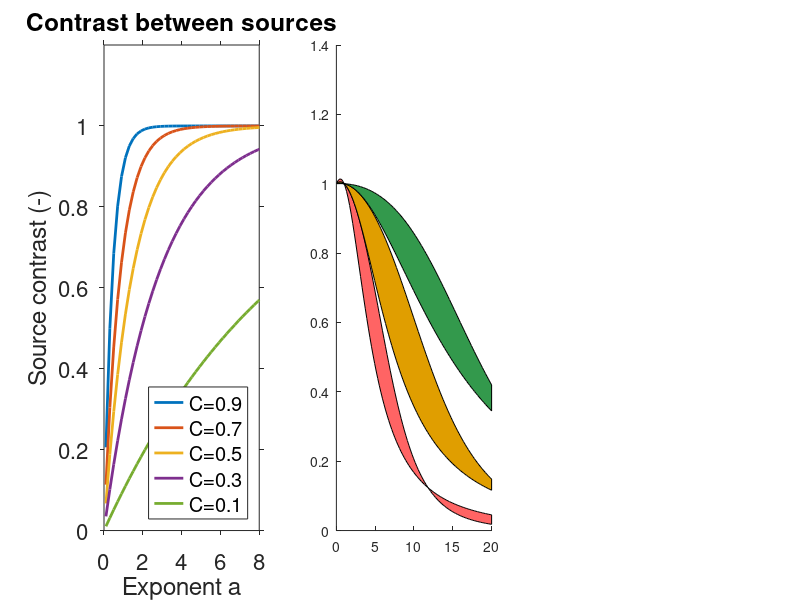

This chart was generated by the following MATLAB code: (Note: this script raises an error after producing the figure.)
%% Script to showcase the influecne of the contrast function 
% 
%% Define basic variables
color1 = [255 100 100]./255;
color2 = [224 158 0]./255;
color3 = [0.2 0.6 0.3];
%% Non Linearity
G   = @(x,n) x.^n;
G_2 = @(x,n) n*(n-1).*x.^(n-2);
G_3 = @(x,n) n*(n-1)*(n-2).*x.^(n-3);
G_4 = @(x,n) n*(n-1)*(n-2)*(n-3).*x.^(n-4);

%% Influecne of the contrast function on the peak separation
% Vector of peak separation values
ps_vals   = linspace(0.1,0.9,5); 
% Exponents of the non-linearity
nvalues = linspace(0.1,20,100);
% Compute the peak seperation values after applying the non linearity
cvals = zeros(length(ps_vals),length(nvalues));
for i=1:length(nvalues)
    for j=1:length(ps_vals)
        %cvals(j,i) = (1^nvalues(i) - (1*yvals(j))^nvalues(i))./1^nvalues(i); 
        cvals(j,i) = G(1,nvalues(i)) - G(ps_vals(j),nvalues(i))./G(1,nvalues(i));
    end 
end
figure(11)
subplot(131)
plot(nvalues,cvals','LineWidth',2)
xlim([0 8]), ylim([0 1.2])
set(gca,'TickDir','out');set(gcf,'color','w');set(gca,'FontSize',16);
xlabel('Exponent a')
ylabel('Source contrast (-)')
title('Contrast between sources')
legend('C=0.9','C=0.7','C=0.5','C=0.3','C=0.1','Location','southeast')
%% Influecne of the contrast function on higher-order terms
% Standard deviation
sigma = 1;
% Peak amplitude relative to the variance
ps_vals = sigma*[3 5 10 20 30];
% Compute higher order moments
skew    = zeros(size(ps_vals));
kurt    = zeros(size(ps_vals));
rng(0)
for j=1:length(ps_vals)
    tmp = randn(1,300) * sigma + ps_vals(j);
    tmp = [tmp, 1.5*ps_vals(j)];
    % Skewness
    skew(j) = skewness(tmp);%3;
    % Kurtosis
    kurt(j) = kurtosis(tmp);%25;   
end

% Exponents of the non-linearity
nvalues = linspace(0.1,20,100);
% Zero-order terms
T0 = zeros(length(ps_vals),length(nvalues));
% Second-order terms (Variance)
T2 = zeros(length(ps_vals),length(nvalues));
% Third-order terms (Skewness)
T3 = zeros(length(ps_vals),length(nvalues));
% Forth-order terms (Kurtosis)
T4 = zeros(length(ps_vals),length(nvalues));
for i=1:length(nvalues)
    for j=1:length(ps_vals)
        T0(j,i) = G(ps_vals(j),nvalues(i)); 
        T2(j,i) = 1/2  * G_2(ps_vals(j),nvalues(i)) * sigma^2;
        T3(j,i) = 1/6  * G_3(ps_vals(j),nvalues(i)) * sigma^3*skew(j);
        T4(j,i) = 1/24 * G_4(ps_vals(j),nvalues(i)) * sigma^4*(kurt(j)+3);
        % T0(j,i) = yvals(j)^nvalues(i); 
        % T2(j,i) = 1/2*nvalues(i)*(nvalues(i)-1)*yvals(j)^(nvalues(i)-2)*sigma^2;
        % T3(j,i) = 1/6*nvalues(i)*(nvalues(i)-1)*(nvalues(i)-2)*yvals(j)^(nvalues(i)-3)*sigma^3*skew;
        % T4(j,i) = 1/24*nvalues(i)*(nvalues(i)-1)*(nvalues(i)-2)*(nvalues(i)-3)*yvals(j)^(nvalues(i)-4)*(kurt+3)*sigma^4;
    end  
end

%%
% Weighting of zero-order term relative to the total cost (up to order 2)
tmp1 = T0./(T0+T2);
% Weighting of zero-order term relative to the total cost (up to order 4)
tmp2 = T0./(T0+T2+T3+T4);
figure(11)
subplot(132)
patch([nvalues, fliplr(nvalues)], [tmp1(1,:), fliplr(tmp2(2,:))], color1, 'EdgeColor', 'k')
patch([nvalues, fliplr(nvalues)], [tmp1(2,:), fliplr(tmp2(3,:))], color2, 'EdgeColor', 'k')
patch([nvalues, fliplr(nvalues)], [tmp1(3,:), fliplr(tmp2(4,:))], color3, 'EdgeColor', 'k')
alpha(0.5)
xlim([0 8]), ylim([0 1.2])
set(gca,'TickDir','out');set(gcf,'color','w');set(gca,'FontSize',16);
title('Zero-order vs Higher-order terms')
legend('5*\sigma','10*\sigma','20*\sigma')
xlabel('Exponent a')
ylabel('Learning weight (-)')

%%
tmp1 = cvals(3,:).*T0./(T0+T2);
tmp2 = cvals(3,:).*T0./(T0+T2+T3+T4);
figure(11)
subplot(133)
patch([nvalues, fliplr(nvalues)], [tmp1(1,:), fliplr(tmp2(2,:))], color1, 'EdgeColor', 'k')
patch([nvalues, fliplr(nvalues)], [tmp1(2,:), fliplr(tmp2(3,:))], color2, 'EdgeColor', 'k')
patch([nvalues, fliplr(nvalues)], [tmp1(3,:), fliplr(tmp2(4,:))], color3, 'EdgeColor', 'k')
alpha(0.5)
xlim([0 8]), ylim([0 1.2])
set(gca,'TickDir','out');set(gcf,'color','w');set(gca,'FontSize',16);
title('Optimal non-linearity')
legend('5*\sigma','10*\sigma','20*\sigma')
xlabel('Exponent a')
ylabel('Loss (-)')

%% Number of spikes required to dominate an outlier
% Ratio of the expected spike value and the outlier amplitude
out2spike_values   = [0.01 0.05 0.1 0.25 0.5];
% Compute number of spikes needed to overweight the outlier
nspikes = zeros(length(out2spike_values),length(nvalues));
for i=1:length(nvalues)
    for j=1:length(out2spike_values)
        nspikes(j,i) = 1^nvalues(i) ./ out2spike_values(j)^nvalues(i); 
    end 
end
figure(12) 
semilogy(nvalues,nspikes','LineWidth',2)
set(gca,'TickDir','out'); set(gcf,'color','w'); set(gca,'FontSize',16);
xlim([0 8])
ylim([0 10^5])
xlabel('Exponent a')
ylabel('Number of required spikes')
title('Effect of Outliers')
legend('r=100','r=20','r=10','r=4','r=2','Location','eastoutside')